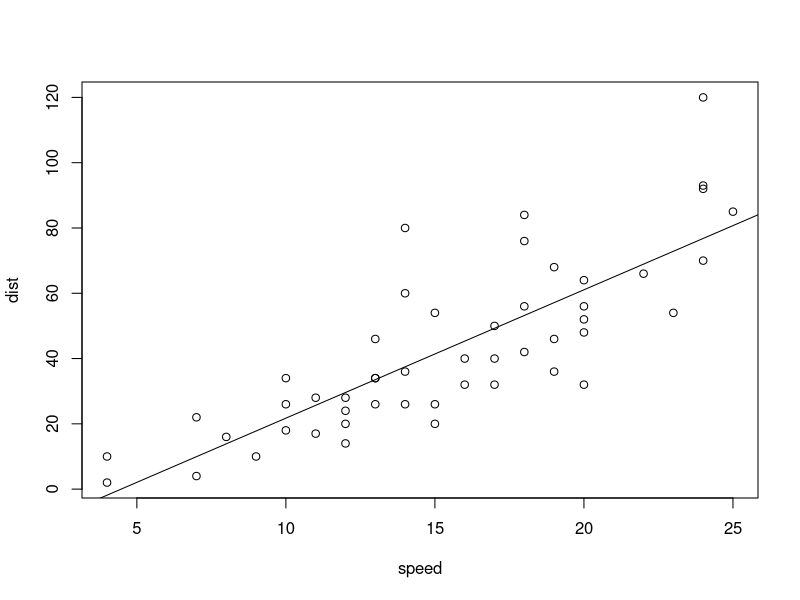

Write R code to recreate this figure.
## ---- chunk 1
fit = lm(dist ~ speed, data = cars)
b   = coef(fit)
plot(cars)
abline(fit)
